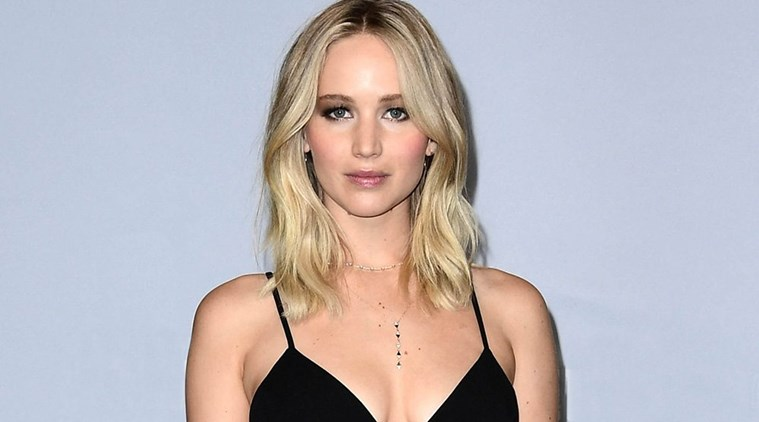
#> input picture db/jenny.jpg, 759 x 422 px
$ python laplacian.py   (older library calls are emulated)
#> lines starting #> are read from the running program, lines starting #| are printed output that depends on the picture
# -*- coding: utf-8 -*-
"""
Created on Fri Nov 15 12:47:33 2019

@author: Valdir
"""
import cv2
import matplotlib.pyplot as plt
import numpy as np

def getNeighborhood(data, x,y, N):
    height,width = data.shape[:2]
    x_min = x - N//2
    x_min = 0 if x_min < 0 else x_min

    x_max = x + N//2
    x_max = height-1 if x_max +1 == height else x_max

    y_min = y - N//2
    y_min = 0 if y_min < 0 else y_min

    y_max = y + N//2
    y_max = width-1 if y_max +1 == width else y_max

    return data[x_min:x_max+1, y_min:y_max+1]

def medianFilter(img, N):
    height,width = img.shape[:2]
    new = np.ones((height,width), dtype='uint8')
    for i in range(height):
        for j in range(width):
            new[i][j] = np.median(getNeighborhood(img, i, j, N))
    return new


imgfile = '../db/jenny.jpg'
img= cv2.imread(imgfile, 0)
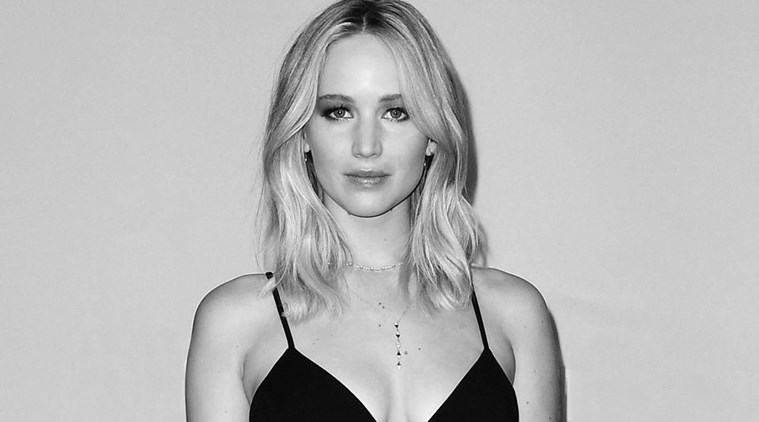
#> img: shape (422, 759); min 0, max 255, mean 186
blurred = cv2.blur(img, (10,10))
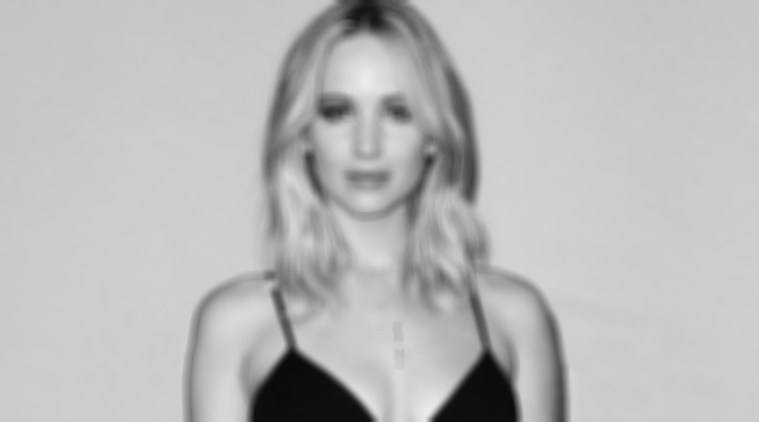
#> blurred: shape (422, 759); min 11, max 236, mean 186
#blurred = medianFilter(img, 3)
#lap = cv2.Laplacian(blurred,cv2.CV_64F)
lap = cv2.Laplacian(blurred,cv2.CV_16S)
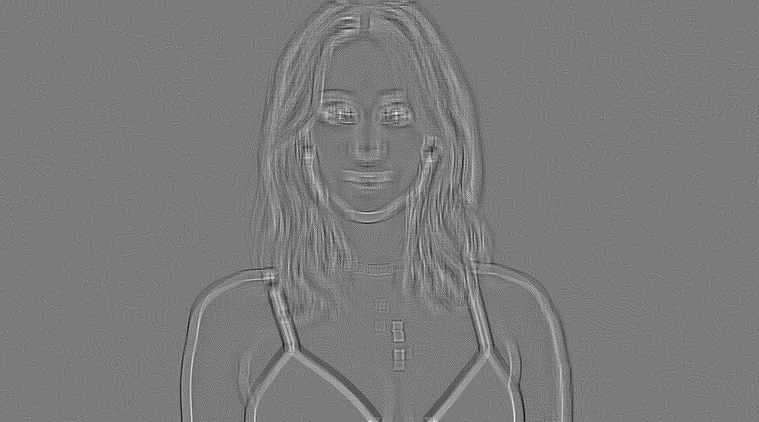
#> lap: shape (422, 759) int16; min -16, max 17, mean 0.000325; drawn with min black and max white
filtered = img - 0.7*lap
plt.figure(figsize=(10,10))
plt.subplot(311), plt.imshow(blurred, cmap='gray')
plt.subplot(312), plt.imshow(lap, cmap='gray')
plt.subplot(313), plt.imshow(filtered, cmap='gray')
plt.show()
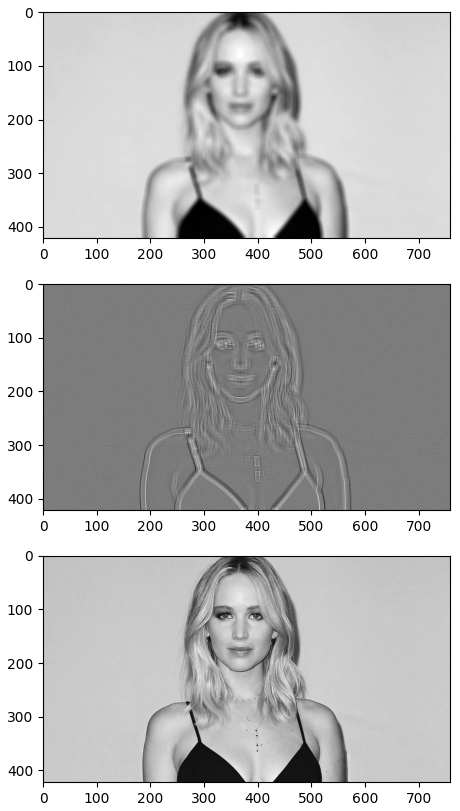
#> figure drawn by matplotlib, 3 panels
#plt.imsave()
